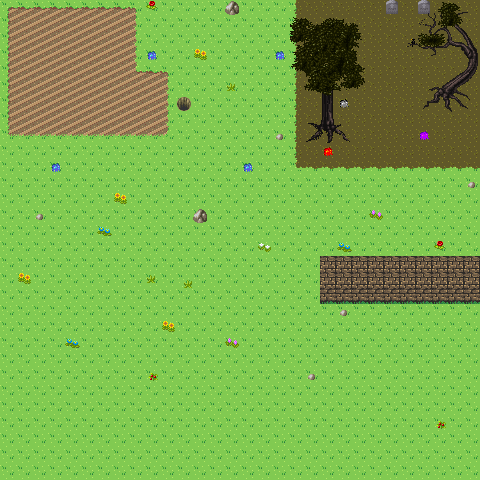

A 2D game scene composited from a Tiled map and its tileset images. What follows is a short description and the map's XML, with each tile layer's data collapsed to a summary:
An orthogonal 30x30 tile map with 16x16 px tiles, 4 tile layers (layer1, layer2, layer3, layer4).

<map version="1.2" tiledversion="1.3.1" orientation="orthogonal" renderorder="right-down" compressionlevel="0" width="30" height="30" tilewidth="16" tileheight="16" infinite="0" nextlayerid="5" nextobjectid="1">
 <editorsettings>
  <export target="world..tmx" format="tmx" />
 </editorsettings>
 <tileset firstgid="1" source="../jileresources/textures/Jile.tsx" />
 <layer id="1" name="layer1" width="30" height="30">
  <data>[900 cells, 900 non-empty, 19 distinct tile ids]</data>
 </layer>
 <layer id="2" name="layer2" width="30" height="30">
  <data>[900 cells, 51 non-empty, 27 distinct tile ids]</data>
 </layer>
 <layer id="3" name="layer3" width="30" height="30">
  <data>[900 cells, 44 non-empty, 25 distinct tile ids]</data>
 </layer>
 <layer id="4" name="layer4" width="30" height="30">
  <data>[900 cells, 31 non-empty, 31 distinct tile ids]</data>
 </layer>
</map>